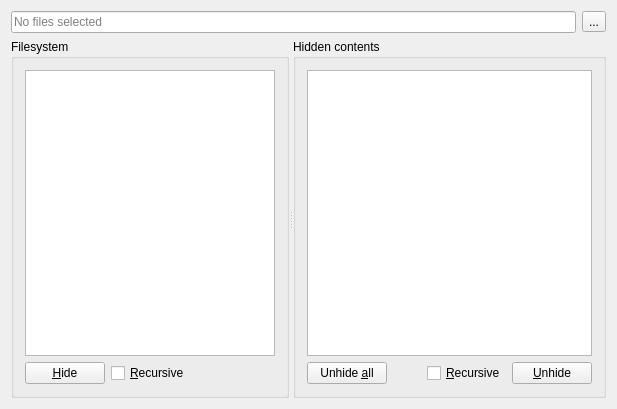
<?xml version="1.0" encoding="UTF-8"?>
<ui version="4.0">
 <class>MainWindow</class>
 <widget class="QMainWindow" name="MainWindow">
  <property name="geometry">
   <rect>
    <x>0</x>
    <y>0</y>
    <width>617</width>
    <height>409</height>
   </rect>
  </property>
  <property name="windowTitle">
   <string>Humble hider</string>
  </property>
  <widget class="QWidget" name="centralWidget">
   <layout class="QVBoxLayout" name="verticalLayout_3">
    <item>
     <layout class="QHBoxLayout" name="horizontalLayout_4">
      <item>
       <widget class="QLineEdit" name="path_display">
        <property name="enabled">
         <bool>true</bool>
        </property>
        <property name="placeholderText">
         <string>No files selected</string>
        </property>
       </widget>
      </item>
      <item>
       <widget class="QToolButton" name="select_file_button">
        <property name="text">
         <string>...</string>
        </property>
       </widget>
      </item>
     </layout>
    </item>
    <item>
     <widget class="QSplitter" name="splitter">
      <property name="orientation">
       <enum>Qt::Horizontal</enum>
      </property>
      <widget class="QGroupBox" name="groupBox_2">
       <property name="title">
        <string>Filesystem</string>
       </property>
       <layout class="QVBoxLayout" name="verticalLayout">
        <item>
         <widget class="QTreeView" name="fs_tree">
          <property name="sortingEnabled">
           <bool>true</bool>
          </property>
         </widget>
        </item>
        <item>
         <layout class="QHBoxLayout" name="horizontalLayout">
          <item>
           <widget class="QPushButton" name="hide_button">
            <property name="text">
             <string>&amp;Hide</string>
            </property>
           </widget>
          </item>
          <item>
           <widget class="QCheckBox" name="recursive_checkbox">
            <property name="text">
             <string>&amp;Recursive</string>
            </property>
           </widget>
          </item>
          <item>
           <spacer name="horizontalSpacer_2">
            <property name="orientation">
             <enum>Qt::Horizontal</enum>
            </property>
            <property name="sizeHint" stdset="0">
             <size>
              <width>40</width>
              <height>20</height>
             </size>
            </property>
           </spacer>
          </item>
         </layout>
        </item>
       </layout>
      </widget>
      <widget class="QGroupBox" name="groupBox">
       <property name="title">
        <string>Hidden contents</string>
       </property>
       <layout class="QVBoxLayout" name="verticalLayout_2">
        <item>
         <widget class="QTreeView" name="hidden_view">
          <attribute name="headerVisible">
           <bool>false</bool>
          </attribute>
         </widget>
        </item>
        <item>
         <layout class="QHBoxLayout" name="horizontalLayout_2">
          <item>
           <widget class="QPushButton" name="unhide_all_button">
            <property name="text">
             <string>Unhide &amp;all</string>
            </property>
           </widget>
          </item>
          <item>
           <spacer name="horizontalSpacer">
            <property name="orientation">
             <enum>Qt::Horizontal</enum>
            </property>
            <property name="sizeHint" stdset="0">
             <size>
              <width>40</width>
              <height>20</height>
             </size>
            </property>
           </spacer>
          </item>
          <item>
           <widget class="QCheckBox" name="recursive_unhide_checkbox">
            <property name="text">
             <string>&amp;Recursive</string>
            </property>
           </widget>
          </item>
          <item>
           <widget class="QPushButton" name="unhide_button">
            <property name="text">
             <string>&amp;Unhide</string>
            </property>
           </widget>
          </item>
         </layout>
        </item>
       </layout>
      </widget>
     </widget>
    </item>
   </layout>
  </widget>
 </widget>
 <layoutdefault spacing="6" margin="11"/>
 <resources/>
 <connections>
  <connection>
   <sender>path_display</sender>
   <signal>textEdited(QString)</signal>
   <receiver>MainWindow</receiver>
   <slot>scrollFsTreeTo(QString)</slot>
   <hints>
    <hint type="sourcelabel">
     <x>117</x>
     <y>79</y>
    </hint>
    <hint type="destinationlabel">
     <x>168</x>
     <y>31</y>
    </hint>
   </hints>
  </connection>
  <connection>
   <sender>select_file_button</sender>
   <signal>clicked()</signal>
   <receiver>MainWindow</receiver>
   <slot>selectVictimFile()</slot>
   <hints>
    <hint type="sourcelabel">
     <x>590</x>
     <y>78</y>
    </hint>
    <hint type="destinationlabel">
     <x>486</x>
     <y>19</y>
    </hint>
   </hints>
  </connection>
  <connection>
   <sender>hide_button</sender>
   <signal>clicked()</signal>
   <receiver>MainWindow</receiver>
   <slot>hideVictimFile()</slot>
   <hints>
    <hint type="sourcelabel">
     <x>87</x>
     <y>376</y>
    </hint>
    <hint type="destinationlabel">
     <x>254</x>
     <y>115</y>
    </hint>
   </hints>
  </connection>
  <connection>
   <sender>unhide_all_button</sender>
   <signal>clicked()</signal>
   <receiver>MainWindow</receiver>
   <slot>unhideAll()</slot>
   <hints>
    <hint type="sourcelabel">
     <x>374</x>
     <y>379</y>
    </hint>
    <hint type="destinationlabel">
     <x>401</x>
     <y>116</y>
    </hint>
   </hints>
  </connection>
  <connection>
   <sender>unhide_button</sender>
   <signal>clicked()</signal>
   <receiver>MainWindow</receiver>
   <slot>unhideSolacedFile()</slot>
   <hints>
    <hint type="sourcelabel">
     <x>524</x>
     <y>367</y>
    </hint>
    <hint type="destinationlabel">
     <x>500</x>
     <y>96</y>
    </hint>
   </hints>
  </connection>
 </connections>
 <slots>
  <slot>selectVictimFile()</slot>
  <slot>hideVictimFile()</slot>
  <slot>unhideSolacedFile()</slot>
  <slot>scrollFsTreeTo(QString)</slot>
  <slot>unhideAll()</slot>
 </slots>
</ui>
